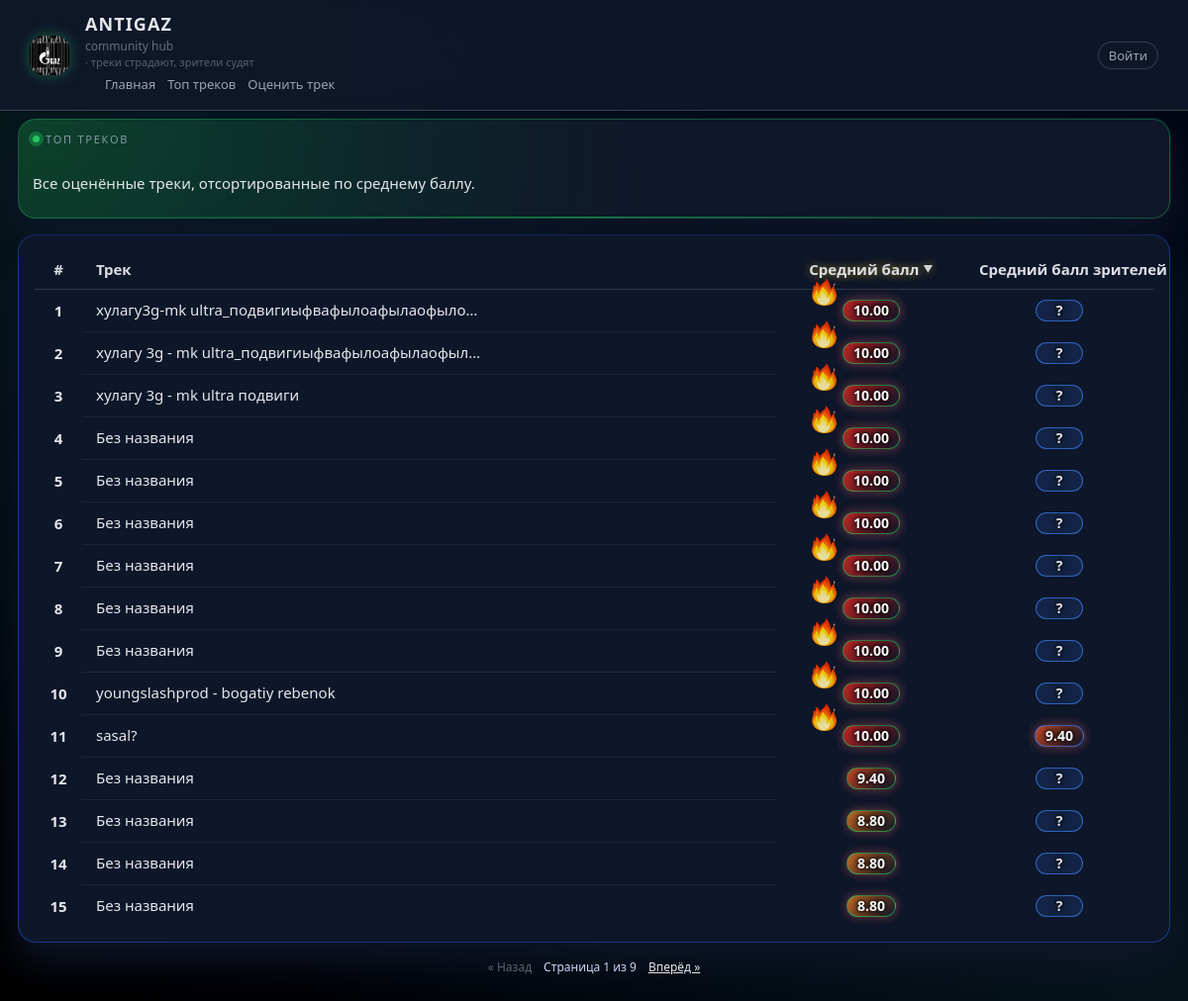
The app's page /top with its own data.
### app.py (models this page shows)
class Track(db.Model):
    __tablename__ = "tracks"
    id = db.Column(db.Integer, primary_key=True)
    name = db.Column(db.String(255), nullable=False)
    created_at = db.Column(db.DateTime, default=datetime.utcnow)
    is_deleted = db.Column(db.Boolean, nullable=False, default=False)

### app.py (the view)
@app.route("/top")
def top_tracks():
    page = request.args.get("page", 1)
    try:
        page = int(page)
    except (TypeError, ValueError):
        page = 1
    if page < 1:
        page = 1
    sort_by = request.args.get("sort_by", "streamers")
    direction = request.args.get("direction", "desc")
    if sort_by not in ("streamers", "viewers"):
        sort_by = "streamers"
    if direction not in ("asc", "desc"):
        direction = "desc"
    per_page = 15
    offset = (page - 1) * per_page
    viewer_subq = (
        db.session.query(
            ViewerRating.track_id.label("v_track_id"),
            func.avg(ViewerRating.score).label("avg_viewers"),
        )
        .group_by(ViewerRating.track_id)
        .subquery()
    )
    base_query = (
        db.session.query(
            Track.id.label("track_id"),
            Track.name.label("track_name"),
            Track.created_at.label("created_at"),
            func.avg(Evaluation.score).label("avg_streamers"),
            viewer_subq.c.avg_viewers,
        )
        .join(Evaluation, Evaluation.track_id == Track.id)
        .outerjoin(viewer_subq, viewer_subq.c.v_track_id == Track.id)
        .filter(Track.is_deleted.is_(False))
        .group_by(
            Track.id,
            Track.name,
            Track.created_at,
            viewer_subq.c.avg_viewers,
        )
    )
    if sort_by == "viewers":
        sort_col = viewer_subq.c.avg_viewers
    else:
        sort_col = func.avg(Evaluation.score)
    if direction == "asc":
        order_expr = sort_col.asc()
    else:
        order_expr = sort_col.desc()
    query = base_query.order_by(order_expr, Track.created_at.desc())
    rows = query.offset(offset).limit(per_page).all()
    total_tracks = db.session.query(func.count(Track.id)).filter(Track.is_deleted.is_(False)).scalar() or 0
    total_pages = max(1, (total_tracks + per_page - 1) // per_page)
    tracks = []
    for idx_row, row in enumerate(rows):
        tracks.append(
            {
                "position": offset + idx_row + 1,
                "id": row.track_id,
                "name": row.track_name,
                "created_at": row.created_at,
                "avg_streamers": float(row.avg_streamers) if row.avg_streamers is not None else None,
                "avg_viewers": float(row.avg_viewers) if row.avg_viewers is not None else None,
            }
        )
    return render_template(
        "top.html",
        tracks=tracks,
        page=page,
        total_pages=total_pages,
        sort_by=sort_by,
        direction=direction,
        is_admin=_require_admin(),
    )

### app.py (called while the page is built)
def get_current_user():
    username = session.get("user")
    if not username:
        return None
    return db.session.query(User).filter_by(username=username).first()

def _require_admin() -> bool:
    user = get_current_user()
    if not user:
        return False
    return user.is_admin()

### templates/top.html (shortened to what this page needs)
{% extends "base.html" %}
{% block content %}
<div class="page-content">
    <section class="top-panel">
        <div class="top-panel-main">
            <div class="top-panel-label">Топ треков</div>
            <p class="top-panel-subtext">
                Все оценённые треки, отсортированные по среднему баллу.
            </p>
        </div>
    </section>
    <section class="top-list-section">
        <div class="top-table-card">
            <div class="top-table-wrapper">
            <table class="top-table">
                <thead>
                <tr>
                    <th>#</th>
                    <th>Трек</th>
                    <th class="{% if sort_by == 'streamers' %}top-col-active{% endif %}">
                        <a href="{{ url_for('top_tracks',
                                            page=page,
                                            sort_by='streamers',
                                            direction=('asc' if sort_by == 'streamers' and direction == 'desc' else 'desc')) }}"
                           class="top-sort-header-link">
                            <span>Средний балл</span>
                            {% if sort_by == 'streamers' %}
                                <span class="top-sort-arrow">
                                    {% if direction == 'asc' %}▲{% else %}▼{% endif %}
                                </span>
                            {% endif %}
                        </a>
                    </th>
                    <th class="{% if sort_by == 'viewers' %}top-col-active{% endif %}">
                        <a href="{{ url_for('top_tracks',
                                            page=page,
                                            sort_by='viewers',
                                            direction=('asc' if sort_by == 'viewers' and direction == 'desc' else 'desc')) }}"
                           class="top-sort-header-link">
                            <span>Средний балл зрителей</span>
                        </a>
                    </th>
                </tr>
                </thead>
                <tbody id="top-table-body">
                {% for t in tracks %}
                    <tr class="top-row" data-track-id="{{ t.id }}">
                        <td class="top-pos">{{ t.position }}</td>
                        <td class="top-name-cell">
                            <span class="top-name-text">{{ t.name }}</span>
                        </td>
                        <td>
                            <span class="top-score-chip score-chip">
                                {% if t.avg_streamers is not none %}
                                    {{ "%.2f"|format(t.avg_streamers) }}
                                {% else %}
                                    ?
                                {% endif %}
                            </span>
                        </td>
                        <td>
                            <span class="top-score-chip top-score-chip-viewer score-chip">
                                {% if t.avg_viewers is not none %}
                                    {{ "%.2f"|format(t.avg_viewers) }}
                                {% else %}
                                    ?
                                {% endif %}
                            </span>
                        </td>
                    </tr>
                {% endfor %}
                </tbody>
            </table>
        </div>
        </div>
        <div class="pagination-row">
            {% if page > 1 %}
                <a class="page-link" href="{{ url_for('top_tracks', page=page-1, sort_by=sort_by, direction=direction) }}">« Назад</a>
            {% else %}
                <span class="page-link page-link-disabled">« Назад</span>
            {% endif %}
            <span class="page-info">Страница {{ page }} из {{ total_pages }}</span>
            {% if page < total_pages %}
                <a class="page-link" href="{{ url_for('top_tracks', page=page+1, sort_by=sort_by, direction=direction) }}">Вперёд »</a>
            {% else %}
                <span class="page-link page-link-disabled">Вперёд »</span>
            {% endif %}
        </div>
    </section>
</div>
{% endblock %}

### records on screen
Track: position "1", name "хулагу3g-mk ultra_подвигиыфвафылоафылаофыло…", avg_streamers "10.00"
Track: position "2", name "хулагу 3g - mk ultra_подвигиыфвафылоафылаофыл…", avg_streamers "10.00"
Track: position "3", name "хулагу 3g - mk ultra подвиги", avg_streamers "10.00"
Track: position "4", name "Без названия", avg_streamers "10.00"
Track: position "5", name "Без названия", avg_streamers "10.00"
Track: position "6", name "Без названия", avg_streamers "10.00"
Track: position "7", name "Без названия", avg_streamers "10.00"
Track: position "8", name "Без названия", avg_streamers "10.00"
Track: position "9", name "Без названия", avg_streamers "10.00"
Track: position "10", name "youngslashprod - bogatiy rebenok", avg_streamers "10.00"
Track: position "11", name "sasal?", avg_streamers "10.00", avg_viewers "9.40"
Track: position "12", name "Без названия", avg_streamers "9.40"
Track: position "13", name "Без названия", avg_streamers "8.80"
Track: position "14", name "Без названия", avg_streamers "8.80"
Track: position "15", name "Без названия", avg_streamers "8.80"

### other values on screen
{{ page }} "1"
{{ total_pages }} "9"
